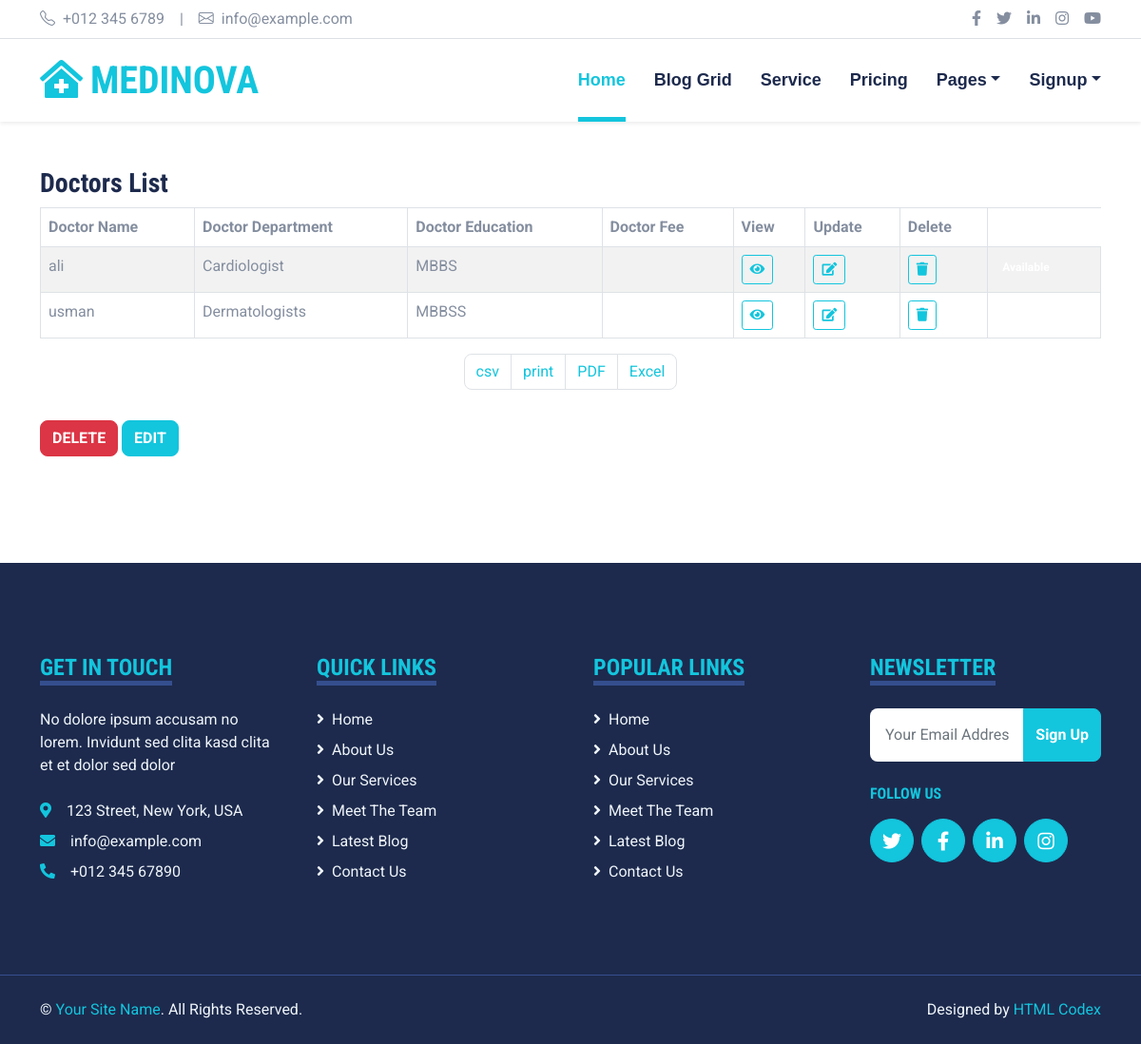
Screenshot of /doctor with the database file from the repository.
### core/models.py (models this page shows)
class Doctor(models.Model):
    user = models.ForeignKey(User,on_delete=models.CASCADE)
    first_name=models.CharField(max_length=20,null=True)
    last_name=models.CharField(max_length=20,null=True)
    profile_pic= models.ImageField(upload_to='profile_pic/DoctorProfilePic/',null=True,blank=True)
    address = models.CharField(max_length=40)
    mobile = models.CharField(max_length=20,null=True)
    education=models.CharField(max_length=20,null=True)
    doctorFee=models.PositiveIntegerField(null=True)
    department= models.CharField(max_length=50,choices=departments,default='Cardiologist')
    otp=models.PositiveIntegerField(null=True)
    status=models.BooleanField(default=False)

### core/views.py (the view)
# urls.py: path('doctor',views.Doctors,name='doctor'),
def Doctors(request):
   context={}
   doc=Doctor.objects.all()
   context['doc']=doc
   return render(request,'core/doctor.html',context)

### core/templates/core/doctor.html (shortened to what this page needs)
{% extends 'core/base.html' %}
{% load static %}
{% block main-content %}
<div class="container-fluid py-5">
	<div class="container">
		<div class="row">
			<div class="col-md-12">
				<div class="widget-area-2 proclinic-box-shadow">
					<h3 class="widget-title">Doctors List</h3>
					<div class="table-responsive mb-3">
						<table id="tableId" class="table table-bordered table-striped">
							<thead>
								<tr>
                                    <th>Doctor Name</th>
                                    <th>Doctor Department</th>
									<th>Doctor Education</th>
									<th>Doctor Fee</th>
                                    <th>View</th>
									<th>Update</th>
									<th>Delete</th>
								</tr>
							</thead>
							<tbody>
                                {% for do in doc %}
								<tr id="table-row">
									<td>{{do.user.username}}</td>
									<td>{{do.department}}</td>
									<td>{{do.education}}</td>
									<td>{{do.doctor_fee}}</td>
									<td><a class="btn btn-outline-primary btn-sm view-data " href="javascript:void(0)" pid="{{do.pk}}" data-id="{{do.pk}}" value="{{do.pk}}" title="View">
                                        <i class="fa fa-eye"></i></a></td>
                                        <td><a class="btn btn-outline-primary btn-sm edit-data" href="{% url 'updatedoctor' do.id %}" pid="{{do.pk}}"  data-id="{{do.pk}}" value="{{do.pk}}" title="Delete">
											<i class="fa fa-edit"></i></a></td>
                                            <td><a class="btn btn-outline-primary btn-sm delete-data" href="javascript:void(0)" pid="{{do.pk}}"  data-id="{{do.pk}}" value="{{do.pk}}" title="Delete">
                                                <i class="fa fa-trash"></i></a></td>
									<td>
										<span class="badge badge-success">Available</span>
									</td>
								</tr>
                                {% endfor%}
							</tbody>
						</table>
						<nav aria-label="Page navigation example">
							<ul class="pagination justify-content-center export-pagination">
								<li class="page-item">
									<a class="page-link" href="#"> csv</a>
								</li>
								<li class="page-item">
									<a class="page-link" href="#">  print</a>
								</li>
								<li class="page-item">
									<a class="page-link" href="#"> PDF</a>
								</li>
								<li class="page-item">
									<a class="page-link" href="#"> Excel</a>
								</li>
							</ul>
						</nav>
						<button type="button" class="btn btn-danger mt-3 mb-0"> DELETE</button>
						<button type="button" class="btn btn-primary mt-3 mb-0"> EDIT</button>
					</div>
				</div>
			</div>
		</div>
	</div>
</div>
{% endblock main-content %}

### core/static/core/css/style.css (style rules this page uses)
:root { --primary: #13C5DD; --secondary: #354F8E; --light: #EFF5F9; --dark: #1D2A4D; }
.btn { font-weight: 700; transition: .5s; }
.btn-primary { color: #FFFFFF; }

### rows the page displays
Doctor: user.username "ali", department "Cardiologist", education "MBBS", {{ do.pk }} 21 (drawn)
Doctor: user.username "usman", department "Dermatologists", education "MBBSS", {{ do.pk }} 22 (drawn)
